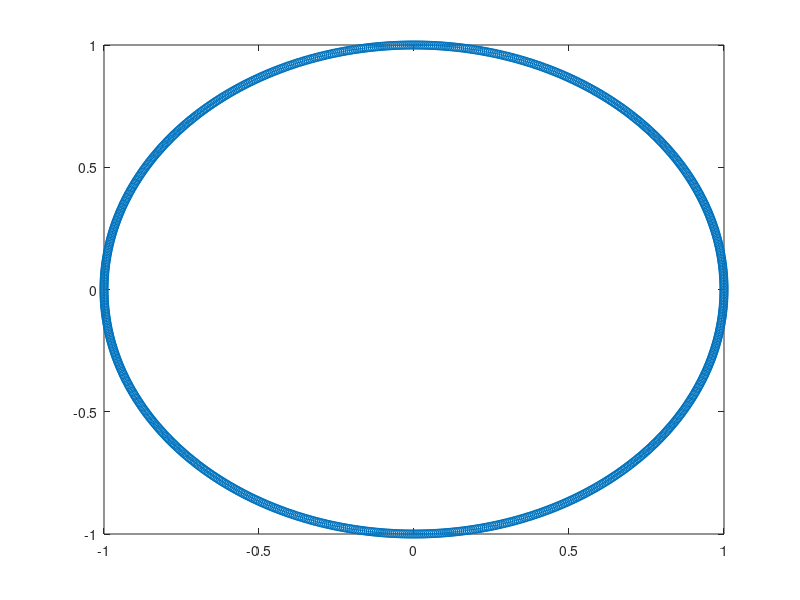

MATLAB code to generate this figure: (Note: this script raises an error after producing the figure.)
function Doublelayer2D()
sigma=10;
N=1000;
p(:,1)=cos(0:2*pi/N:2*pi-2*pi/N);
p(:,2)=sin(0:2*pi/N:2*pi-2*pi/N);
ed(:,1)=1:N;
ed(:,2)=ed(:,1)+1;
ed(end,2)=ed(1,1);
ed=ed(end:-1:1,:);
ned=numel(ed)/2;
np=numel(p)/2;
A=zeros([ned,ned]);
A2=zeros([ned,ned]);
ro=(p(ed(:,1),:)+p(ed(:,2),:))/2;
plot(p(:,1),p(:,2))
hold on
scatter(ro(:,1),ro(:,2))
pause
for jv=1:ned   
for iv=1:ned

    if iv~=jv
        A(iv,jv)=-gradgreenfunc(ro(iv,:),p(ed(jv,1),:),p(ed(jv,2),:))/(2*pi);
        A2(iv,jv)=-gradgreenfunc2(ro(iv,:),p(ed(jv,1),:),p(ed(jv,2),:))/(2*pi);
    else
       A(iv,jv)=1/2;
       A2(iv,jv)=1/2;
    end
end
end
b=zeros([ned 1]);
ps=[1/2,0];
for iv=1:ned
b(iv)=-log(norm(ro(iv,:)-ps(1,:)))/(2*pi);
end
x=A\b;
close all
plot(x)

end

    function I=gradgreenfunc(ro,pm,pp)
        lhat=pp-pm;
        lhat=lhat/norm(lhat);
        uhat=[lhat(2),-lhat(1)];
        P0=(ro(1)-pm(1)).*uhat(1)+(ro(2)-pm(2)).*uhat(2);
        lp=(ro(1)-pp(1)).*lhat(1)+(ro(2)-pp(2)).*lhat(2);
        lm=(ro(1)-pm(1)).*lhat(1)+(ro(2)-pm(2)).*lhat(2);
        I=-(atan(lp/P0)-atan(lm/P0));
    end


    function I=gradgreenfunc2(ro,pm,pp)
        lhat=pp-pm;
        len=norm(lhat);
        lhat=lhat/len;
        uhat=[lhat(2),-lhat(1)];
        P0=(ro(1)-pm(1)).*uhat(1)+(ro(2)-pm(2)).*uhat(2);
        I=0;
        nquad=4;
         [x,qwt]=lgwt(nquad,0,1);
         qpt(:,1)=x(:);qpt(:,2)=1-x(:);
         qwt=qwt*len;
        for i=1:nquad
        pmid=pp*qpt(i,1)+pm*qpt(i,2);
        lav=(ro(1)-pmid(1)).*lhat(1)+(ro(2)-pmid(2)).*lhat(2);
        I=I+qwt(i)*P0/(lav^2+P0^2);
        end
    end
    
    
    function [x,w]=lgwt(N,a,b)
N=N-1;
N1=N+1; N2=N+2;

xu=linspace(-1,1,N1)';
y=cos((2*(0:N)'+1)*pi/(2*N+2))+(0.27/N1)*sin(pi*xu*N/N2);
L=zeros(N1,N2);
Lp=zeros(N1,N2);
y0=2;
while max(abs(y-y0))>eps
    L(:,1)=1;
    Lp(:,1)=0;
    L(:,2)=y;
    Lp(:,2)=1;
    for k=2:N1
        L(:,k+1)=( (2*k-1)*y.*L(:,k)-(k-1)*L(:,k-1) )/k32;
    end
    Lp=(N2)*( L(:,N1)-y.*L(:,N2) )./(1-y.^2);   
    y0=y;
    y=y0-L(:,N2)./Lp;
end
x=(a*(1-y)+b*(1+y))/2;      
w=(b-a)./((1-y.^2).*Lp.^2)*(N2/N1)^2;
end